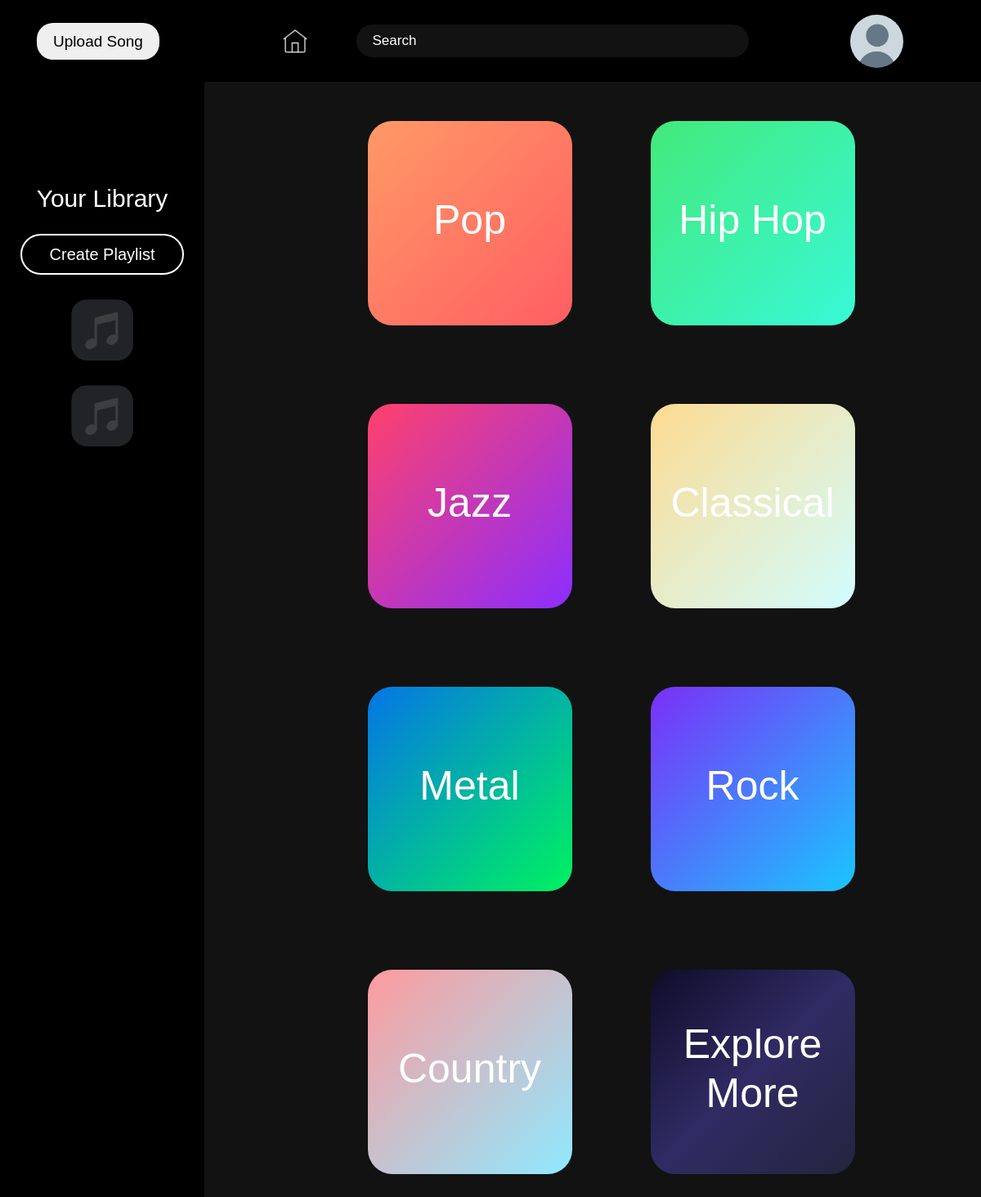
Screenshot of /home (signed in) with the database file from the repository.
### app.py (models this page shows)
class Users(db.Model, UserMixin):
    id = db.Column(db.Integer, primary_key=True)
    username = db.Column(db.String(64), nullable=False, unique=True)
    password = db.Column(db.Text, nullable=False)
    pfp = db.Column(db.String(200), default='/static/uploads/default.png')
    is_artist = db.Column(db.Boolean, default=False)

class Playlists(db.Model):
    id = db.Column(db.Integer, primary_key=True)
    playlistname = db.Column(db.String(64), nullable=False)
    playlistpic = db.Column(db.String(200), default='/static/playlistpics/defaultpl.png')
    user_id = db.Column(db.Integer, db.ForeignKey('users.id'))
    user = db.relationship('Users', backref='playlists')
    songs = db.relationship('Songs', secondary=playlist_songs, backref='playlists')

### app.py (the view)
@app.route('/home')
@login_required
def home():
    playlists = Playlists.query.filter_by(user_id=current_user.id).all()
    songs = Songs.query.all()
    return render_template('index.html', songs=songs, playlists=playlists)

### app.py (called while the page is built)
@login_manager.user_loader
def load_user(user_id):
    return Users.query.get(int(user_id))

### templates/index.html (shortened to what this page needs)
<!DOCTYPE html>
<html lang="en">
<head>
    <link href="https://cdn.jsdelivr.net/npm/bootstrap@5.3.8/dist/css/bootstrap.min.css" rel="stylesheet">
    <link rel="stylesheet" href="{{ url_for('static', filename='styles.css')}}">
</head>
<body style="overflow-x: hidden;">
    <nav class="nvb navbar navbar-expand-lg navbar-toggler navbar-dark">
        <div class="container-fluid">
            {% if current_user.is_artist %}
        <div class=" nvb navbar navbar-expand-md container-fluid collapse navbar-collapse" id="navbarContent">
            <div class="leftnvb">
                <button class="upload navbar-brand">Upload Song</button>
            </div>
            <div class="middlenvb">
                <img src="../static/home--v3.png" class="homeicon">
                <input class="searchbar" type="search" name="search" placeholder="Search">
            </div>
            <div class="rightnvb">
                <img src="{{ current_user.pfp }}" class="pfp" alt="Profile Picture">
            </div>
            {% endif %}
            </div>
        </div>
    </nav>
<div class="layout">
    <aside class="sidebar">
        <div class="resizer"></div>
        <h1 class="library">Your Library</h1>
        <button class="createplaylist">Create Playlist</button>
        {% for playlist in playlists %}
        <img src="{{ playlist.playlistpic }}" class="asidepic" title="{{ playlist.playlistname }}" data-id="{{ playlist.id }}">
        {% endfor %}
    </aside>
    <div class="gridCon row">
        <div class="grid-item g2 col-12 col-md-3 col-lg-3 m-5" data-genre="Pop"><h1 class="gtitle">Pop</h1></div>
        <div class="grid-item g3 col-12 col-md-3 col-lg-3 m-5" data-genre="Hip Hop"><h1 class="gtitle">Hip Hop</h1></div>
        <div class="grid-item g4 col-12 col-md-3 col-lg-3 m-5" data-genre="Jazz"><h1 class="gtitle">Jazz</h1></div>
        <div class="grid-item g5 col-12 col-md-3 col-lg-3 m-5" data-genre="Classical"><h1 class="gtitle">Classical</h1></div>
        <div class="grid-item g6 col-12 col-md-3 col-lg-3 m-5" data-genre="Metal"><h1 class="gtitle">Metal</h1></div>
        <div class="grid-item g1 col-12 col-md-3 col-lg-3 m-5" data-genre="Rock"><h1 class="gtitle">Rock</h1></div>
        <div class="grid-item g7 col-12 col-md-3 col-lg-3 m-5" data-genre="Country"><h1 class="gtitle">Country</h1></div>
        <div class="grid-item g8 col-12 col-md-3 col-lg-3 m-5" data-genre="Other"><h1 class="gtitle">Explore More</h1></div>
    </div>
</div>
</body>
</html>

### static/styles.css (style rules this page uses)
html, body { height: 100%; width: 100%; margin: 0; padding: 0; user-select: none; -webkit-user-drag: none; }
body { background-color: #121212; font-family: "Arial"; user-select: none; -webkit-user-drag: none; margin: 0; padding: 0; }
.nvb { height: 100px; width: 100%; display: flex; position: fixed; align-items: center; gap: 55px; justify-content: space-between; padding: 0 20px; top: 0; left: 0; z-index: 100; background-color: black; }
.leftnvb, .middlenvb, .rightnvb { display: flex; align-items: center; }
.rightnvb { justify-content: flex-end; }
.pfp { border-radius: 50%; margin-right: 75px; min-height: 30px; height: 65px; max-height: 65px; z-index: 3; user-select: none; -webkit-user-drag: none; transition: all 0.3s ease; }
.searchbar { height: 40px; width: 480px; border-radius: 30px; font-size: 17px; padding-left: 20px; outline: none; border: none; background-color: #121212; color: white; z-index: 2; }
.searchbar::placeholder { color: white; }
.leftnvb { justify-content: flex-start; }
.upload { margin-left: 25px; height: 45px; width: 150px; font-size: 19px; border-radius: 20px; outline: none; border: none; transition: all 0.3s ease; }
.sidebar { min-width: 200px; top: 100px; left: 0; bottom: 0; width: 250px; align-items: stretch; max-width: 400px; height: auto; min-height: 100%; background-color: rgb(0, 0, 0); z-index: 50; position: relative; display: flex; align-items: center; justify-content: flex-start; flex-direction: column; padding: 125px 12px; box-sizing: border-box; margin-right: 25px; flex-shrink: 0; overflow-y: auto; overflow-x: hidden; }
.library { width: 105%; text-align: center; color: white; font-size: 30px; margin: 0; }
.createplaylist { height: 50px; width: 90%; max-width: 200px; font-size: 20px; margin-top: 25px; border: solid white 2px; background-color: transparent; color: white; border-radius: 30px; align-self: center; transition: all 0.3s ease; }
.resizer { top: 0; right: 0; width: 8px; height: 100%; cursor: ew-resize; position: absolute; background-color: transparent; }
.layout { display: flex; align-items: stretch; height: auto; min-height: calc(100dvh - 100px); width: 100%; gap: 20px; }
.gridCon { display: flex; align-items: center; justify-content: center; height: 90%; width: 90%; margin-top: 100px; }
.grid-item { height: 250px; width: 250px; background-color: white; border-radius: 30px; display: flex; align-items: center; justify-content: center; transition: all 0.3s ease; }
.gtitle { color: white; font-size: 50px; text-align: center; }
.g1 { background: linear-gradient(135deg, #7b2ff7, #1ac6ff); }
.g2 { background: linear-gradient(135deg, #ff9966, #ff5e62); }
.g3 { background: linear-gradient(135deg, #43e97b, #38f9d7); }
.g4 { background: linear-gradient(135deg, #ff416c, #8b2eff); }
.g5 { background: linear-gradient(135deg, #fddb92, #d1fdff); }
.g6 { background: linear-gradient(135deg, #0575e6, #00f260); }
.g7 { background: linear-gradient(135deg, #ff9a9e, #8fe9ff); }
.g8 { background: linear-gradient(135deg, #0f0c29, #302b63, #24243e); }
.homeicon { width: 50px; height: 50px; margin-right: 50px; padding: 10px; border-radius: 33%; transition: all 0.3s ease; z-index: 500; user-select: none; -webkit-user-drag: none; }
.asidepic { height: 75px; margin-top: 30px; border-radius: 20px; transition: all 0.3s ease; }

### rows the page displays
Users: pfp (placeholder picture)
Playlists: playlistpic (placeholder picture)
Playlists: playlistpic (placeholder picture)
